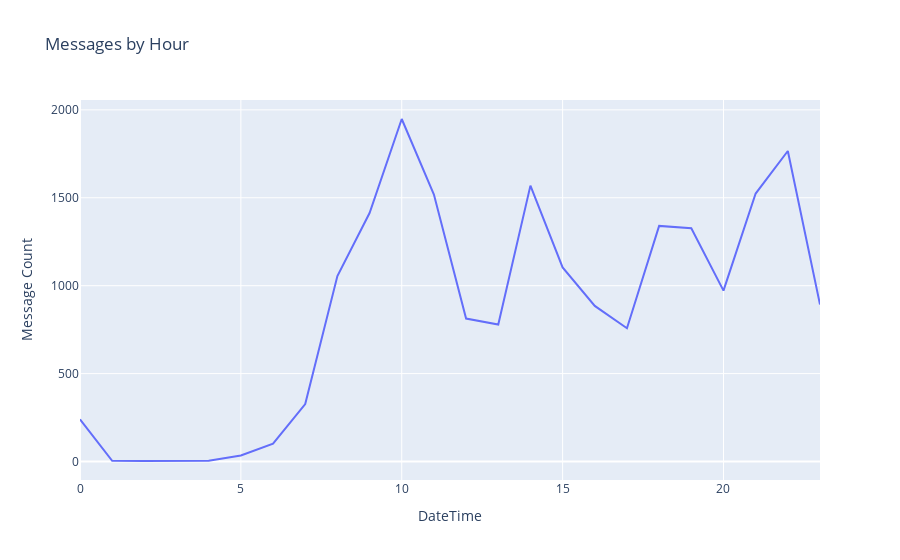

Write notebook code for a chart like this one.
### Code cell
df['DateTime'] = pd.to_datetime(df['DateTime'], format='%m/%d/%y, %I:%M:%S %p')

# Group the messages by hour
hourly_counts = df.groupby(df['DateTime'].dt.hour).size().reset_index(name='Message Count')

# Plot the chart using plotly.express
fig = px.line(hourly_counts, x='DateTime', y='Message Count', title='Messages by Hour')
fig.show()

### Figure 1 — Plotly figure (JSON) as saved in the notebook; plotly's stock layout.template omitted (floating-point values rounded to 4 significant figures)
{"data": [{"hovertemplate": "DateTime=%{x}<br>Message Count=%{y}<extra></extra>", "legendgroup": "", "line": {"color": "#636efa", "dash": "solid"}, "mode": "lines", "name": "", "orientation": "v", "showlegend": false, "type": "scatter", "x": [0, 1, 2, 3, 4, 5, 6, 7, 8, 9, 10, 11, 12, 13, 14, 15, 16, 17, 18, 19, 20, 21, 22, 23], "xaxis": "x", "y": [240, 4, 3, 5, 5, 34, 102, 327, 1055, 1413, 1948, 1518, 813, 779, 1569, 1104, 885, 758, 1340, 1327, 972, 1524, 1766, 893], "yaxis": "y"}], "layout": {"legend": {"tracegroupgap": 0}, "title": {"text": "Messages by Hour"}, "xaxis": {"anchor": "y", "domain": [0, 1], "title": {"text": "DateTime"}}, "yaxis": {"anchor": "x", "domain": [0, 1], "title": {"text": "Message Count"}}}}
